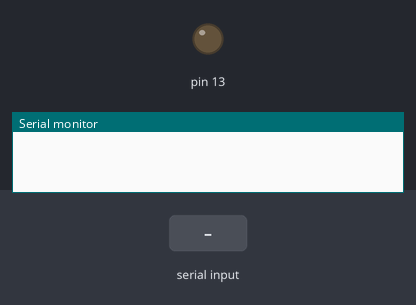
This sketch was run on a simulated Arduino Uno, built with avr-gcc and run on an emulated ATmega328P. Shown: output pins drawn as LEDs (lit = HIGH), the last lines printed to the serial monitor. The inputs (shaded band) are chosen by the test bench.

Above: at 1.2 s.
1.3 s: "on\n" received over Serial
At 2.6 s:
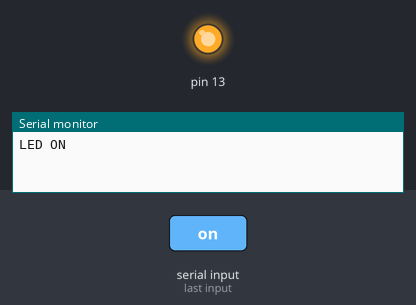
4.3 s: "off\n" received over Serial
At 4.9 s:
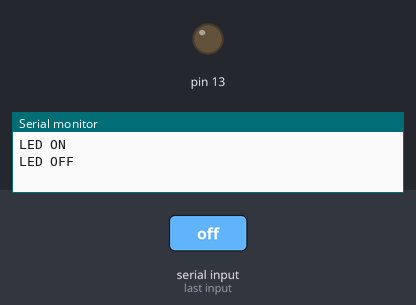
Timing chart, 0 to 7.3 s (numbered marks = the images above; inputs shaded):
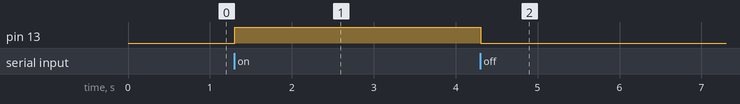

The sketch:

5.3_LED_Control.ino
```cpp
// Hardware UART D0/D1: disconnect HC-05 while uploading through USB.
char line[16];byte used=0;bool overflow=false;
void setup(){pinMode(13,OUTPUT);Serial.begin(9600);}
void loop(){while(Serial.available()){
 char c=Serial.read();if(c=='\r')continue;
 if(c=='\n'){
  line[used]=0;
  if(!overflow && strcmp(line,"on")==0){digitalWrite(13,HIGH);Serial.println("LED ON");}
  else if(!overflow && strcmp(line,"off")==0){digitalWrite(13,LOW);Serial.println("LED OFF");}
  else Serial.println("ERROR use on/off + newline");
  used=0;overflow=false;
 }else if(used<sizeof(line)-1)line[used++]=c;else overflow=true;
}}
```

Measured:
- after the input at 1.3 s, pin 13: LOW → HIGH at once
- after the input at 4.3 s, pin 13: HIGH → LOW at once
